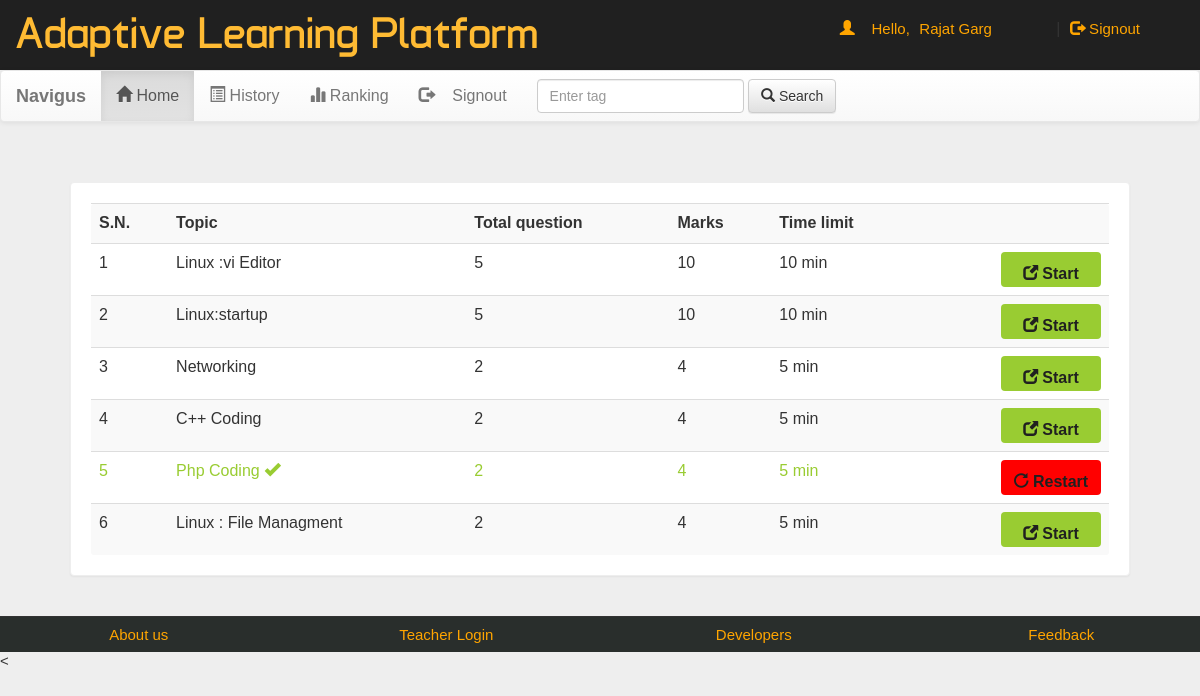
Page /account.php?q=1 (signed in) on the committed database.
### tables this page shows
CREATE TABLE `quiz` (
  `eid` text NOT NULL,
  `title` varchar(100) NOT NULL,
  `sahi` int(11) NOT NULL,
  `wrong` int(11) NOT NULL,
  `total` int(11) NOT NULL,
  `time` bigint(20) NOT NULL,
  `intro` text NOT NULL,
  `tag` varchar(100) NOT NULL,
  `date` timestamp NOT NULL DEFAULT CURRENT_TIMESTAMP ON UPDATE CURRENT_TIMESTAMP
);

### account.php (the view, shortened to what this page needs)
<!DOCTYPE html PUBLIC "-//W3C//DTD XHTML 1.0 Transitional//EN" "http://www.w3.org/TR/xhtml1/DTD/xhtml1-transitional.dtd">
<html xmlns="http://www.w3.org/1999/xhtml">
<head>
<link  rel="stylesheet" href="css/bootstrap.min.css"/>
 <link  rel="stylesheet" href="css/bootstrap-theme.min.css"/>
 <link rel="stylesheet" href="css/main.css">
 <link  rel="stylesheet" href="css/font.css">
</head>
<body>
<div class="header">
<div class="row">
<div class="col-lg-6">
<span class="logo">Adaptive Learning Platform</span></div>
<div class="col-md-4 col-md-offset-2">
 <?php
 include_once 'dbConnection.php';
  if(!(isset($_SESSION['email']))){
header("location:index.php");
}
else
{
$name = $_SESSION['name'];
$email=$_SESSION['email'];
echo '<span class="pull-right top title1" ><span class="log1"><span class="glyphicon glyphicon-user" aria-hidden="true"></span>&nbsp;&nbsp;&nbsp;&nbsp;Hello,</span> <a href="account.php?q=1" class="log log1">'.$name.'</a>&nbsp;|&nbsp;<a href="logout.php?q=account.php" class="log"><span class="glyphicon glyphicon-log-out" aria-hidden="true"></span>&nbsp;Signout</button></a></span>';
}?>
</div>
</div></div>
<div class="bg">
<nav class="navbar navbar-default title1">
  <div class="container-fluid">
    <div class="navbar-header">
      <a class="navbar-brand" target="_blank" href="https://navigus.co/"><b>Navigus</b></a>
    </div>
    <div class="collapse navbar-collapse" id="bs-example-navbar-collapse-1">
      <ul class="nav navbar-nav">
        <li <?php if(@$_GET['q']==1) echo'class="active"'; ?> ><a href="account.php?q=1"><span class="glyphicon glyphicon-home" aria-hidden="true"></span>&nbsp;Home<span class="sr-only">(current)</span></a></li>
        <li <?php if(@$_GET['q']==2) echo'class="active"'; ?>><a href="account.php?q=2"><span class="glyphicon glyphicon-list-alt" aria-hidden="true"></span>&nbsp;History</a></li>
		<li <?php if(@$_GET['q']==3) echo'class="active"'; ?>><a href="account.php?q=3"><span class="glyphicon glyphicon-stats" aria-hidden="true"></span>&nbsp;Ranking</a></li>
		<li class="pull-right"> <a href="logout.php?q=account.php"><span class="glyphicon glyphicon-log-out" aria-hidden="true"></span>&nbsp;&nbsp;&nbsp;&nbsp;Signout</a></li>
		</ul>
            <form class="navbar-form navbar-left" role="search">
        <div class="form-group">
          <input type="text" class="form-control" placeholder="Enter tag ">
        </div>
        <button type="submit" class="btn btn-default"><span class="glyphicon glyphicon-search" aria-hidden="true"></span>&nbsp;Search</button>
      </form>
      </div>
  </div>
</nav>
<div class="container">
<div class="row">
<div class="col-md-12">
<?php if(@$_GET['q']==1) {
$result = mysqli_query($con,"SELECT * FROM quiz ORDER BY date DESC") or die('Error');
echo  '<div class="panel"><div class="table-responsive"><table class="table table-striped title1">
<tr><td><b>S.N.</b></td><td><b>Topic</b></td><td><b>Total question</b></td><td><b>Marks</b></td><td><b>Time limit</b></td><td></td></tr>';
$c=1;
while($row = mysqli_fetch_array($result)) {
	$title = $row['title'];
	$total = $row['total'];
	$sahi = $row['sahi'];
    $time = $row['time'];
	$eid = $row['eid'];
$q12=mysqli_query($con,"SELECT score FROM history WHERE eid='$eid' AND email='$email'" )or die('Error98');
$rowcount=mysqli_num_rows($q12);
if($rowcount == 0){
	echo '<tr><td>'.$c++.'</td><td>'.$title.'</td><td>'.$total.'</td><td>'.$sahi*$total.'</td><td>'.$time.'&nbsp;min</td>
	<td><b><a href="account.php?q=quiz&step=2&eid='.$eid.'&n=1&t='.$total.'" class="pull-right btn sub1" style="margin:0px;background:#99cc32"><span class="glyphicon glyphicon-new-window" aria-hidden="true"></span>&nbsp;<span class="title1"><b>Start</b></span></a></b></td></tr>';
}
else
{
echo '<tr style="color:#99cc32"><td>'.$c++.'</td><td>'.$title.'&nbsp;<span title="This quiz is already solve by you" class="glyphicon glyphicon-ok" aria-hidden="true"></span></td><td>'.$total.'</td><td>'.$sahi*$total.'</td><td>'.$time.'&nbsp;min</td>
	<td><b><a href="update.php?q=quizre&step=25&eid='.$eid.'&n=1&t='.$total.'" class="pull-right btn sub1" style="margin:0px;background:red"><span class="glyphicon glyphicon-repeat" aria-hidden="true"></span>&nbsp;<span class="title1"><b>Restart</b></span></a></b></td></tr>';
}
}
echo '</table></div></div>';
}?>
</div></div></div></div>
<div class="row footer">
<div class="col-md-3 box">
<a href="https://drive.google.com/file/d/1qIXGVzSFjSQXQbYPTjS9X9bhRsOR3ePc/view?usp=sharing" target="_blank">About us</a>
</div>
<div class="col-md-3 box">
<a href="#" data-toggle="modal" data-target="#login">Teacher Login</a></div>
<div class="col-md-3 box">
<a href="#" data-toggle="modal" data-target="#developers">Developers</a>
</div>
<div class="col-md-3 box">
<a href="feedback.php" target="_blank">Feedback</a></div></div>
<
</body>
</html>

### css/main.css (style rules this page uses)
body { overflow-x:hidden; width:100%; font: 15px "Century Gothic", "Times Roman", sans-serif; background:#eee; min-height:550px; background-attachment:fixed; }
.bg { min-height:540px; }
.panel { border-color:#eee; margin:40px; padding:20px; font: 15px "Century Gothic", "Times Roman", sans-serif; }
.header { background:#202020; height:70px; }
.logo { font-family:'typo'; font-size:45px; color:#ffbb33; margin:15px; }
.title1 { font: 16px "Century Gothic", "Times Roman", sans-serif; }
.sub1 { width:90px; color:#202020; background:orange; font-size:15px; height:35px; margin:20px; padding:10px; width:100px; }
.footer { font-size:30px; text-align:center; border-top:1px solid; border-color:#323232; background-color:#292e2c; }
.footer a { margin:25px; color:orange; text-decoration:none; font: 15px "Century Gothic", "Times Roman", sans-serif; }
.box { padding:9px; }
.top { margin-top:20px; }
.log1 { font: 15px 'Ubuntu', sans-serif; color:orange; margin-left:10px; }
.log { margin:10px; margin-right:60px; margin-left:5px; color:orange; text-decoration:none; font-size:20px; font-size:15px; }

### rows in the picture
quiz: title "Linux :vi Editor", total "5", $sahi*$total "10", time "10"
quiz: title "Linux:startup", total "5", $sahi*$total "10", time "10"
quiz: title "Networking", total "2", $sahi*$total "4", time "5"
quiz: title "C++ Coding", total "2", $sahi*$total "4", time "5"
quiz: title "Php Coding", total "2", $sahi*$total "4", time "5"
quiz: title "Linux : File Managment", total "2", $sahi*$total "4", time "5"

### other values in the picture
$name "Rajat Garg"
